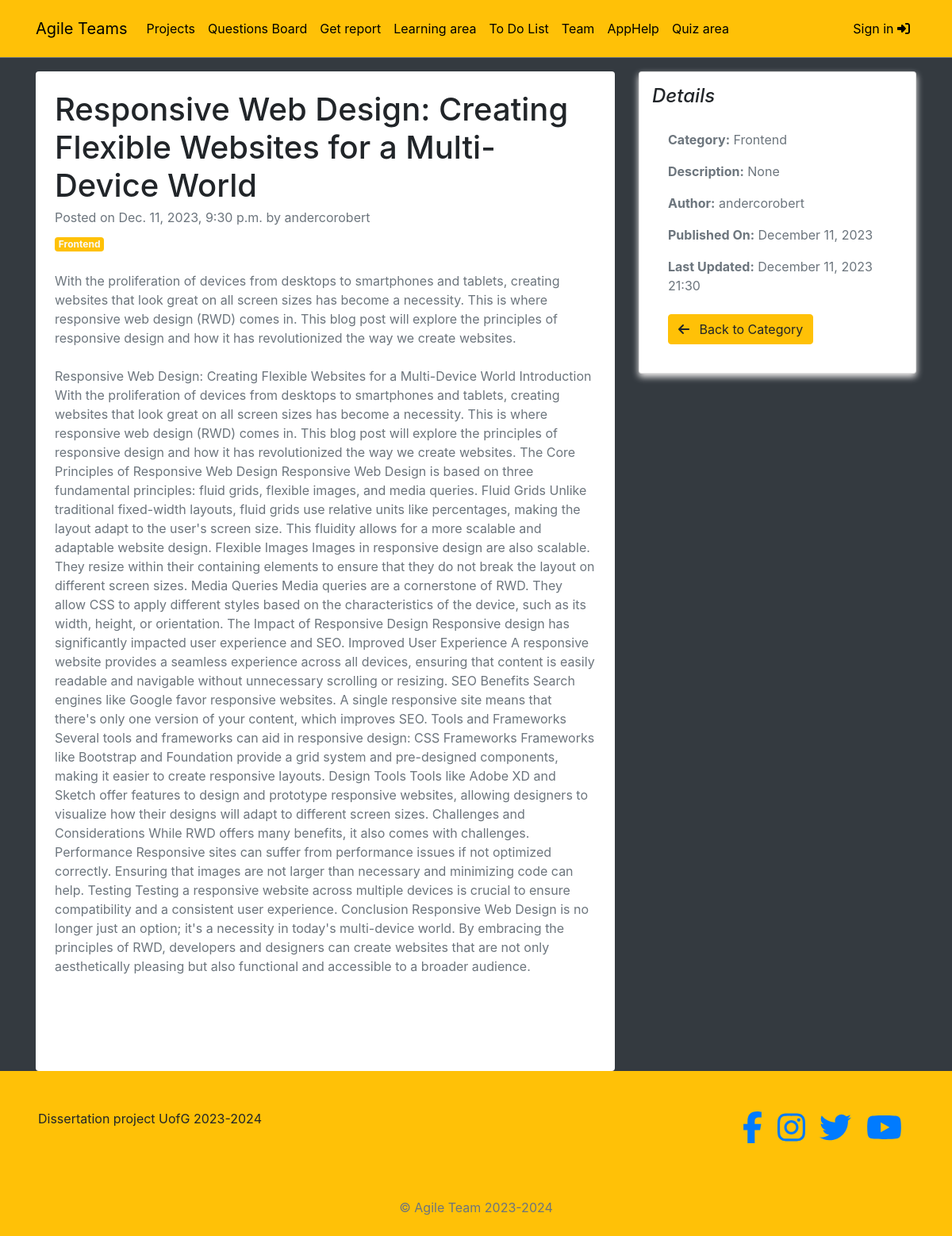
/responsive-web-design-creating-flexible-websites-for-a-multi-device-world/, run on an earlier commit of the app's database.
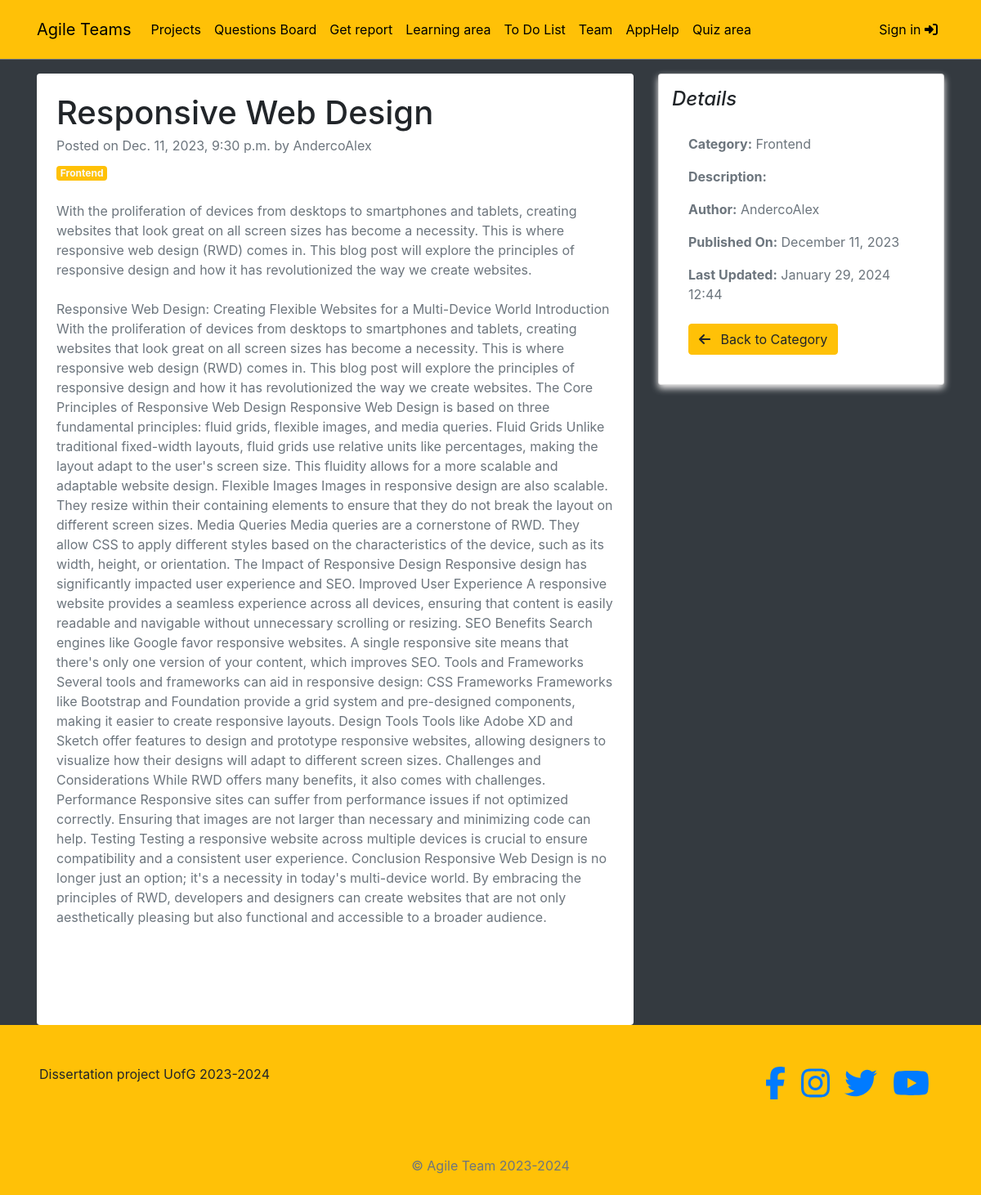
And on a later commit of the database.
### blogs/models.py (models this page shows, shortened)
class Blog(models.Model):
    title = models.CharField(max_length=200)
    slug = models.SlugField(max_length=250, unique=True, blank=True)
    category = models.ForeignKey(Category, on_delete=models.CASCADE)
    author = models.ForeignKey(User, on_delete=models.CASCADE)
    short_description =models.TextField(max_length=500)
    description = models.TextField(blank=True, null=True)
    blog_body = models.TextField(max_length=5000)
    status = models.CharField(max_length=20, choices= STATUS_CHOICES, default='Draft')
    created_at = models.DateTimeField(auto_now_add=True)
    updated_at = models.DateTimeField(auto_now=True)

class Category(models.Model):
    category_name = models.CharField(max_length=200, unique=True)
    created_at = models.DateTimeField(auto_now_add=True)
    updated_at = models.DateTimeField(auto_now=True)
    class Meta:
        verbose_name_plural = 'Categories'
    def __str__(self):
        return self.category_name

### blogs/views.py (the view)
# urls.py: path('<slug:slug>/', BlogsView.blogs, name='blogs'),
def blogs(request, slug):
    single_blog = get_object_or_404(Blog, slug=slug, status='Published')
    context =  {
        'single_blog': single_blog,
    }
    return render(request, 'blogs.html', context)

### blogs/context_processors.py (called while the page is built)
def get_categories(request):
    categories = Category.objects.all()
    return dict(categories=categories)

### profiles/context_processors.py (called while the page is built, shortened)
def profile_pic(request):
    return {}

def get_profile(request):
    return {}

### templates/blogs.html
{% extends 'base.html' %}
{% load crispy_forms_tags %}
{% block content %}
<div class="container mt-5" style="margin-top: 70px;">
    <div class="row" style="margin-top: 70px;">
        <div class="col-lg-8">
            <article class="bg-white p-4 rounded">
                <header class="mb-4">
                    <h1 class="fw-bolder mb-1">{{ single_blog.title }}</h1>
                    <div class="text-muted fst-italic mb-2">Posted on {{ single_blog.created_at }} by {{ single_blog.author }}</div>
                    <a class="badge bg-warning text-decoration-none text-light" href="#!">{{ single_blog.category }}</a>
                </header>
                <section class="mb-5">
                    <p class="fs-5 mb-4">{{ single_blog.short_description }}</p>
                    <p class="fs-5 mb-4">{{ single_blog.blog_body }}</p>
                    <br>
                </section>
            </article>
        </div>
        <div class="col-lg-4">
<div class="card mb-4 p-3">
    <h4 class="font-italic">Details</h4>
    <div class="card-body">
        <p><strong>Category:</strong> {{ single_blog.category.category_name }}</p>
        <p><strong>Description:</strong> {{ single_blog.description}}</p>
        <p><strong>Author:</strong> {{ single_blog.author.username }}</p>
        <p><strong>Published On:</strong> {{ single_blog.created_at|date:"F d, Y" }}</p>
        <p><strong>Last Updated:</strong> {{ single_blog.updated_at|date:"F d, Y H:i" }}</p>
        <div class="mt-4">
            <a href="{% url 'posts_by_category' single_blog.category.id %}" class="btn btn-warning">
                <i class="fas fa-arrow-left mr-2"></i> Back to Category
            </a>
        </div>
    </div>
</div>
        </div>
    </div>
</div>
{% endblock content %}

What changed in the data, as far as the page shows it:
changed Blog "Frontend": title "Responsive Web Design: Creating Flexible Websites for a Multi-Device World" → "Responsive Web Design"; author "andercorobert" → "AndercoAlex"; author.username "andercorobert" → "AndercoAlex"; updated_at "December 11, 2023 21:30" → "January 29, 2024 12:44"; description "None" → (not shown)
